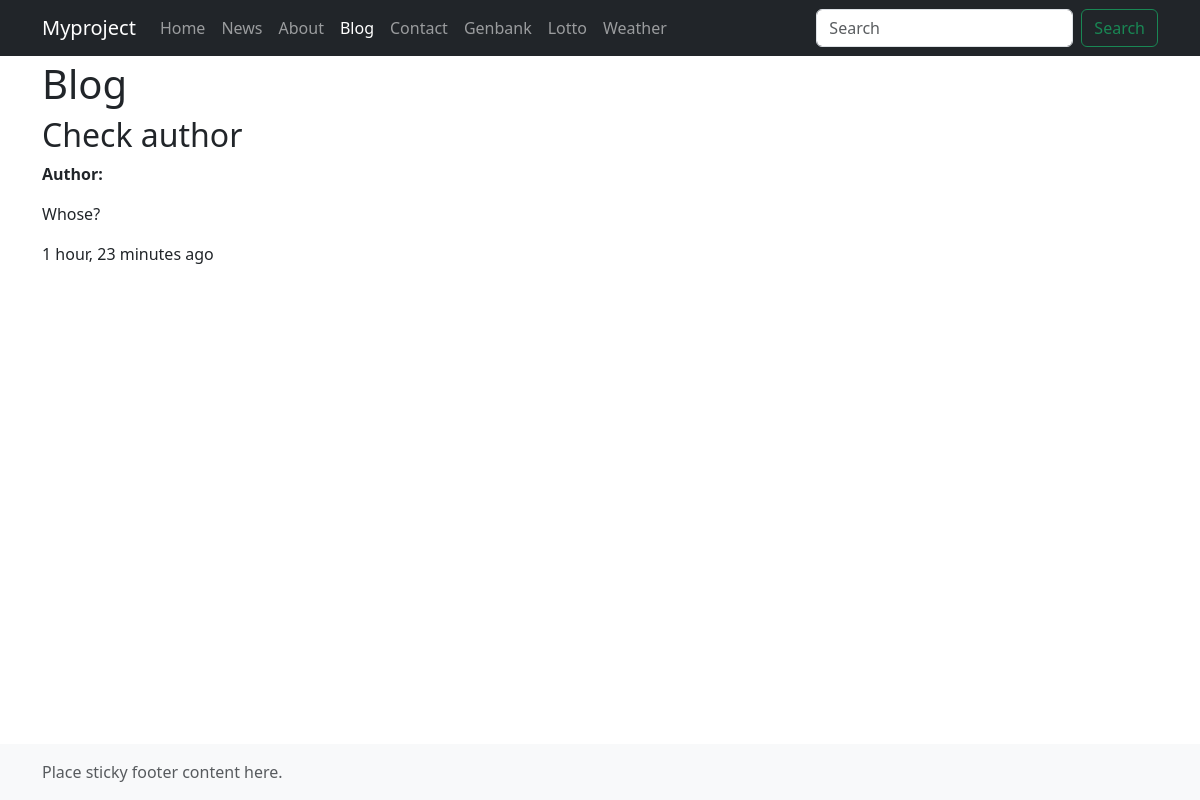
The page /blog/9/ on the database as committed earlier.
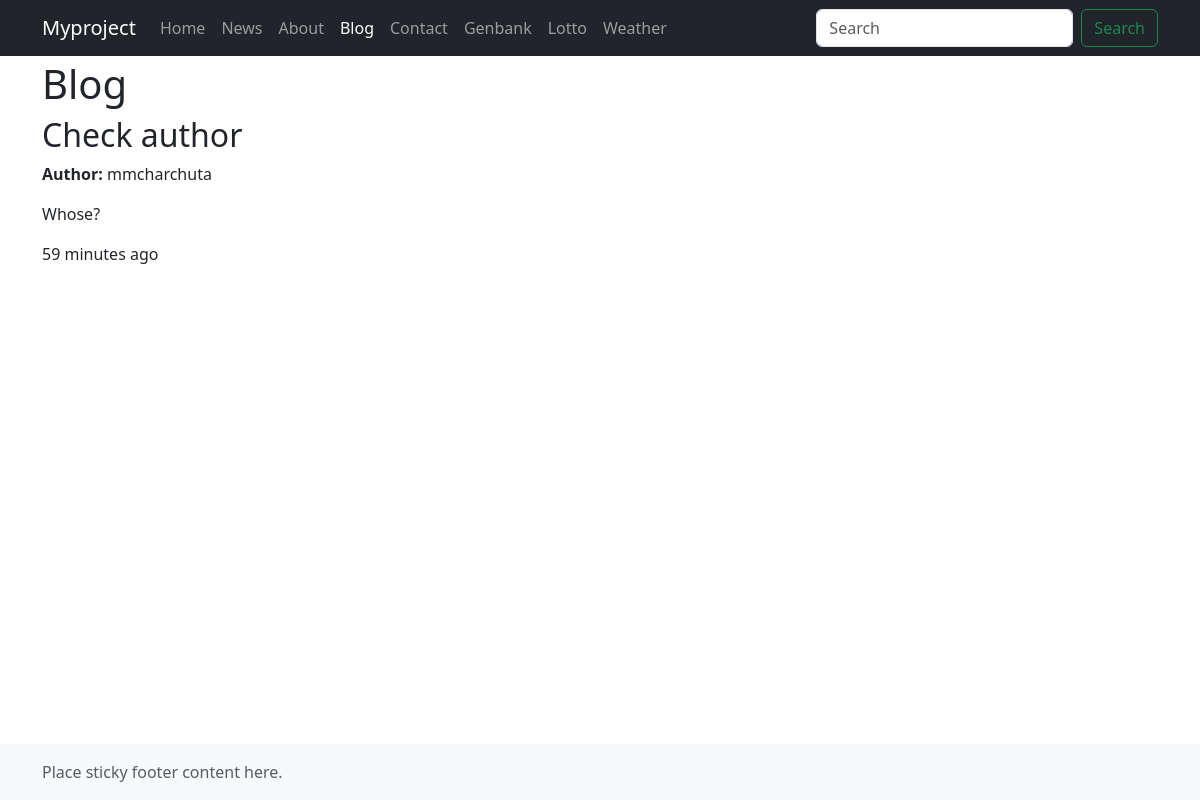
The same page on the database as committed later.
### blog/models.py (models this page shows, shortened)
class Post(models.Model):
    category = models.ForeignKey(Category, on_delete=models.CASCADE, null=True)
    author = models.ForeignKey(Author, on_delete=models.CASCADE, null=True)  # New field for author
    title = models.CharField(max_length=140)
    body = models.TextField()
    date_create = models.DateTimeField(auto_now_add=True)
    date_update = models.DateTimeField(auto_now=True)
    date_publish = models.DateTimeField(blank=True, null=True)
    is_public = models.BooleanField(default=True)

class Author(models.Model):
    name = models.CharField(max_length=100)
    bio = models.TextField(blank=True)

### blog/views.py (the view)
# urls.py: path('<int:post_id>/', views.post_detail_view, name='post_detail_view'),
def post_detail_view(request, post_id):
    post = get_object_or_404(Post, id=post_id)
    context = {
        'object': post,
        'author': post.author,
    }
    return render(request, 'blog/post_detail.html', context)

### blog/templates/blog/post_detail.html (shortened to what this page needs)
{% extends 'myapp/base.html' %}
{% block nav-link-blog %}active{% endblock %}
{% block content %}
  <h1>Blog</h1>
    <h2>{{ object.title }}</h2>
    <p><strong>Author:</strong> {{ author.name }}</p>
    <p>{{ object.body }}</p>
    <p>{{ object.date_update|timesince }} ago</p>
{% endblock %}

Rows that differ between the two databases and show on the page:
changed Post "Check author": date_update "1 hour, 23 minutes" → "59 minutes"
now on this page (row unchanged): Author: name "mmcharchuta"
